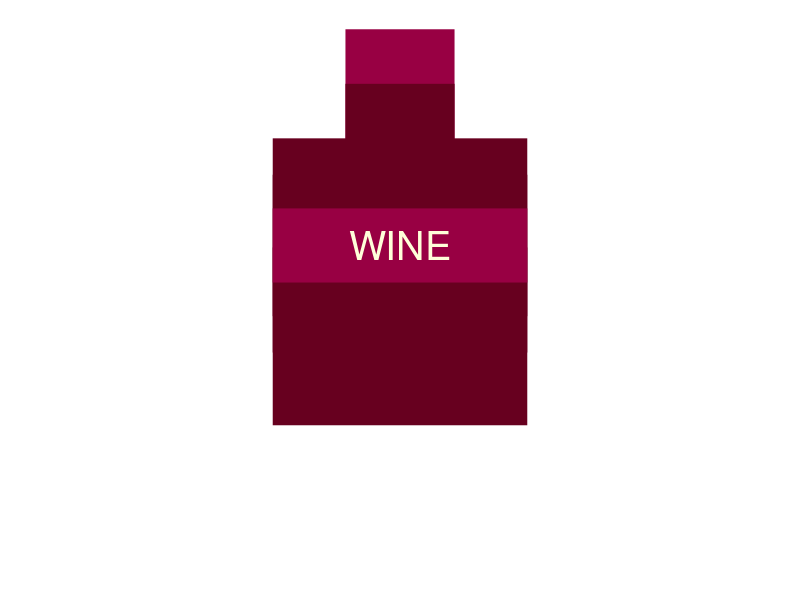

The R script that drew this image:
library(ggforce) # Accelerating 'ggplot2'
library(tidyverse) # Easily Install and Load the 'Tidyverse'

geom_wine <- function(length = 10) {

  x = length / 2

  wine <- function(x, y, color = "#00441b", lineend = "butt") {
    list(
      geom_segment(aes(x = -x + 1.5, xend = x - 1.5,
                       y = y, yend = y),
                   size = 60, lineend = lineend, color = color)
    )
  }


  wine_top <- wine(x, 2, color = "#67001f", lineend = "butt")
  wine_bottom <- wine(x, 1, color = "#67001f", lineend = "butt")
  wine_body <- wine(x, -1, color = "#67001f")
  wine_neck <- wine(0.6 * x, 3.5, color = "#67001f")
  wine_cork <- wine(0.6 * x, 5, color = "#980043")

  # wine_circle <- geom_circle(aes(x0 = x, y0 = 4.5, r = 2.25), n=80, linetype="solid",
  #                            size=1, inherit.aes = FALSE, fill = "#00441b")


  logo <- list(
    geom_segment(aes(x = -x + 1.5, xend = x - 1.5, y = 1.5, yend = 1.5),
                 size = 25, lineend = "butt", color = "#980043"),
    annotate("text", x = 0, y = 1.5, label = "WINE", size = 10, color = "#ffffd9")
    # geom_text(aes(x = 0, y = 1.5), label="WINE", size = 12, colour = "green"),

  )

  limits <- list(
    xlim(-10, 10),
    ylim(-6, 6)
  )

  return(c( wine_cork, wine_neck, wine_top, wine_bottom, wine_body, logo, limits))
  # return(wine_circle)
}

ggplot() +
  geom_wine() +
  coord_fixed(clip = "off") +
  theme_void()


# ggplot() +
# geom_circle(aes(x0 = 0, y0 = 0.5, r = 2.25), n=80, linetype="solid", size=1, inherit.aes = FALSE, fill = "#00441b")
